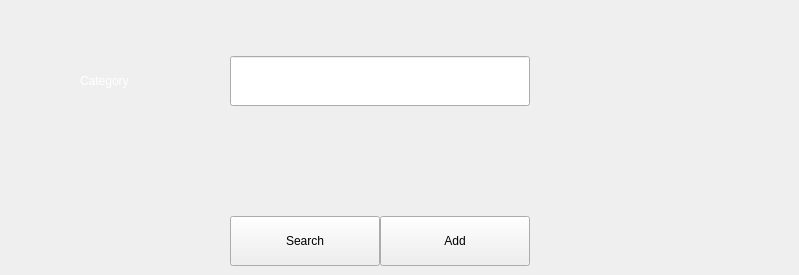
             <widget class="QWidget" name="category_tab">
              <attribute name="title">
               <string>Category</string>
              </attribute>
              <widget class="QLabel" name="label_18">
               <property name="geometry">
                <rect>
                 <x>80</x>
                 <y>56</y>
                 <width>100</width>
                 <height>50</height>
                </rect>
               </property>
               <property name="palette">
                <palette>
                 <active>
                  <colorrole role="WindowText">
                   <brush brushstyle="SolidPattern">
                    <color alpha="255">
                     <red>255</red>
                     <green>255</green>
                     <blue>255</blue>
                    </color>
                   </brush>
                  </colorrole>
                 </active>
                 <inactive>
                  <colorrole role="WindowText">
                   <brush brushstyle="SolidPattern">
                    <color alpha="255">
                     <red>255</red>
                     <green>255</green>
                     <blue>255</blue>
                    </color>
                   </brush>
                  </colorrole>
                 </inactive>
                 <disabled>
                  <colorrole role="WindowText">
                   <brush brushstyle="SolidPattern">
                    <color alpha="255">
                     <red>120</red>
                     <green>120</green>
                     <blue>120</blue>
                    </color>
                   </brush>
                  </colorrole>
                 </disabled>
                </palette>
               </property>
               <property name="text">
                <string>Category</string>
               </property>
              </widget>
              <widget class="QLineEdit" name="add_category_le">
               <property name="geometry">
                <rect>
                 <x>230</x>
                 <y>56</y>
                 <width>300</width>
                 <height>50</height>
                </rect>
               </property>
               <property name="palette">
                <palette>
                 <active>
                  <colorrole role="WindowText">
                   <brush brushstyle="SolidPattern">
                    <color alpha="255">
                     <red>255</red>
                     <green>255</green>
                     <blue>255</blue>
                    </color>
                   </brush>
                  </colorrole>
                  <colorrole role="Highlight">
                   <brush brushstyle="SolidPattern">
                    <color alpha="255">
                     <red>0</red>
                     <green>255</green>
                     <blue>245</blue>
                    </color>
                   </brush>
                  </colorrole>
                  <colorrole role="HighlightedText">
                   <brush brushstyle="SolidPattern">
                    <color alpha="255">
                     <red>34</red>
                     <green>40</green>
                     <blue>49</blue>
                    </color>
                   </brush>
                  </colorrole>
                 </active>
                 <inactive>
                  <colorrole role="WindowText">
                   <brush brushstyle="SolidPattern">
                    <color alpha="255">
                     <red>255</red>
                     <green>255</green>
                     <blue>255</blue>
                    </color>
                   </brush>
                  </colorrole>
                  <colorrole role="Highlight">
                   <brush brushstyle="SolidPattern">
                    <color alpha="255">
                     <red>0</red>
                     <green>255</green>
                     <blue>245</blue>
                    </color>
                   </brush>
                  </colorrole>
                  <colorrole role="HighlightedText">
                   <brush brushstyle="SolidPattern">
                    <color alpha="255">
                     <red>34</red>
                     <green>40</green>
                     <blue>49</blue>
                    </color>
                   </brush>
                  </colorrole>
                 </inactive>
                 <disabled>
                  <colorrole role="WindowText">
                   <brush brushstyle="SolidPattern">
                    <color alpha="255">
                     <red>120</red>
                     <green>120</green>
                     <blue>120</blue>
                    </color>
                   </brush>
                  </colorrole>
                  <colorrole role="Highlight">
                   <brush brushstyle="SolidPattern">
                    <color alpha="255">
                     <red>0</red>
                     <green>120</green>
                     <blue>215</blue>
                    </color>
                   </brush>
                  </colorrole>
                  <colorrole role="HighlightedText">
                   <brush brushstyle="SolidPattern">
                    <color alpha="255">
                     <red>34</red>
                     <green>40</green>
                     <blue>49</blue>
                    </color>
                   </brush>
                  </colorrole>
                 </disabled>
                </palette>
               </property>
               <property name="text">
                <string/>
               </property>
              </widget>
              <widget class="QPushButton" name="search_category_btn">
               <property name="geometry">
                <rect>
                 <x>230</x>
                 <y>216</y>
                 <width>150</width>
                 <height>50</height>
                </rect>
               </property>
               <property name="text">
                <string>Search</string>
               </property>
              </widget>
              <widget class="QPushButton" name="add_category_btn">
               <property name="geometry">
                <rect>
                 <x>380</x>
                 <y>216</y>
                 <width>150</width>
                 <height>50</height>
                </rect>
               </property>
               <property name="text">
                <string>Add</string>
               </property>
              </widget>
              <widget class="QLabel" name="category_info_label">
               <property name="geometry">
                <rect>
                 <x>230</x>
                 <y>136</y>
                 <width>301</width>
                 <height>50</height>
                </rect>
               </property>
               <property name="font">
                <font>
                 <pointsize>9</pointsize>
                </font>
               </property>
               <property name="text">
                <string/>
               </property>
               <property name="alignment">
                <set>Qt::AlignCenter</set>
               </property>
              </widget>
              <widget class="QWidget" name="widget_5" native="true">
               <property name="geometry">
                <rect>
                 <x>670</x>
                 <y>120</y>
                 <width>120</width>
                 <height>80</height>
                </rect>
               </property>
              </widget>
             </widget>
